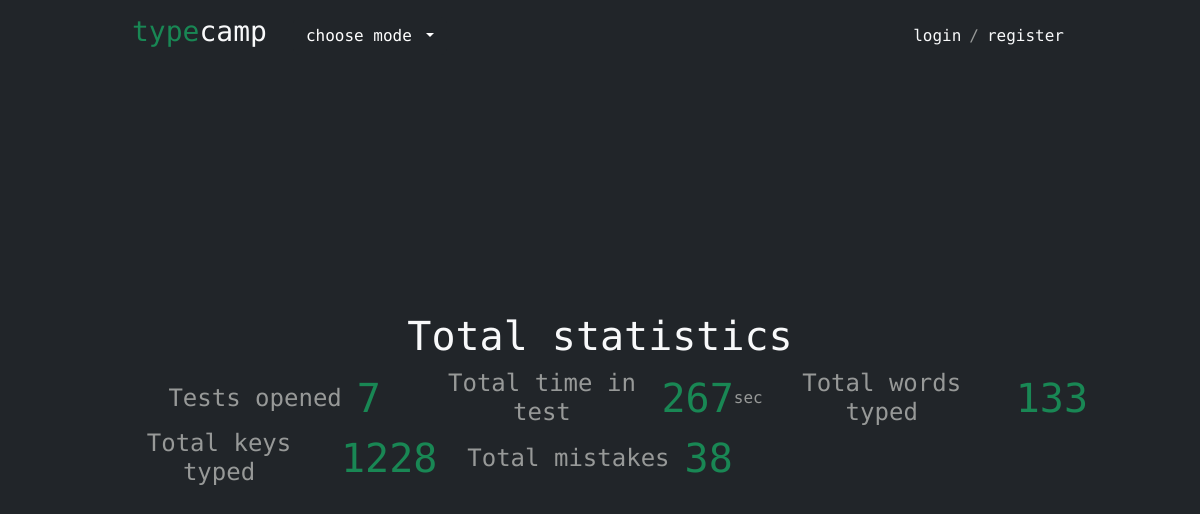
The page /total_stats/ on the database its author committed.
### typecamp_app/models.py (models this page shows)
class SiteStatistics(models.Model):
    total_mistakes = models.IntegerField(default=0)
    total_time = models.IntegerField(default=0)
    total_tests = models.IntegerField(default=0)
    total_words = models.IntegerField(default=0)
    total_keys = models.IntegerField(default=0)

### typecamp_app/views.py (the view)
# urls.py: re_path(r'^total_stats/$', total_stats_detail, name='total_stats_detail'),
def total_stats_detail(request):
    total_stats = SiteStatistics.objects.get(id=1)
    return render(request, 'total_stats.html', {
        'total_stats':total_stats
    })

### typecamp_app/templates/total_stats.html (shortened to what this page needs)
{% extends "base.html" %}
{% load static %}
{% block header %}
    <a href="{% url 'home'%}" class="text-decoration-none text-light navbar-brand label"><h3><span>type</span>camp</h3></a>
    <div class="collapse navbar-collapse" id="navbarSupportedContent">
        <ul class="navbar-nav me-auto mb-2 mb-lg-0">
            <li class="nav-item dropdown">
                <button class="btn btn-dark dropdown-toggle" data-bs-toggle="dropdown" aria-expanded="false">
                  choose mode
                </button>
            </li>
        </ul>
        <div class="user-block">
            {% if user.is_authenticated %}
                <a href="{% url 'user_detail' id=user.pk %}" class="navbar-text m-2 text-light">{{ user.get_username }}</a>
                /
                <form method="post" action="{% url 'logout' %}">
                    {% csrf_token %}
                    <button type="submit" class="navbar-text m-2 text-danger btn-link">logout</button>
               </form>
            {% else %}
                <a href="{% url 'login' %}" class="navbar-text m-2 text-light">login</a>/
                <a href="{% url 'register' %}" class="navbar-text m-2 text-light">register</a>
            {% endif %}
        </div>
    </div>
{% endblock header %}
{%block content %}
<div class="start-block">
    <h1 class="text-light">Total statistics</h1>
    <div class="profile-stats">
        <div><h4>Tests opened</h4><span class="text-success profile-stats-num">{{ total_stats.total_tests }}</span></div>
        <div><h4>Total time in test</h4><span class="text-success profile-stats-num">{{ total_stats.total_time }}</span>sec</div>
        <div><h4>Total words typed</h4><span class="text-success profile-stats-num">{{ total_stats.total_words }}</span></div>
        <div><h4>Total keys typed</h4><span class="text-success profile-stats-num">{{ total_stats.total_keys }}</span></div>
        <div><h4>Total mistakes</h4><span class="text-success profile-stats-num">{{ total_stats.total_mistakes }}</span></div>
    </div>
</div>
{% endblock content %}

### typecamp_app/static/css/style.css (style rules this page uses)
* { font-family: 'Roboto Mono', monospace; color: #979998; }
a { cursor: pointer; text-decoration: none!important; }
body, html { width: 100%!important; height: 100%!important; margin: 0; padding: 0; }
.label h3 span { color: #198754; }
.user-block { display: flex; align-items: center; }
.statistic, .start-block { opacity: 1; transition: all 1s; }
.header div { margin: 0 10px; }
.label { margin: 0; }
.profile-stats { display: grid; grid-template-columns: 1fr 1fr 1fr; justify-content: center; justify-items: center; }
.profile-stats div { display: flex; align-items: center; }
.profile-stats div h4 { text-align: center; padding: 0; margin: 0; }
.profile-stats-num { margin-left: 15px; font-size: 40px; }

### rows shown on the page
SiteStatistics: total_tests "7", total_time "267", total_words "133", total_keys "1228", total_mistakes "38"
